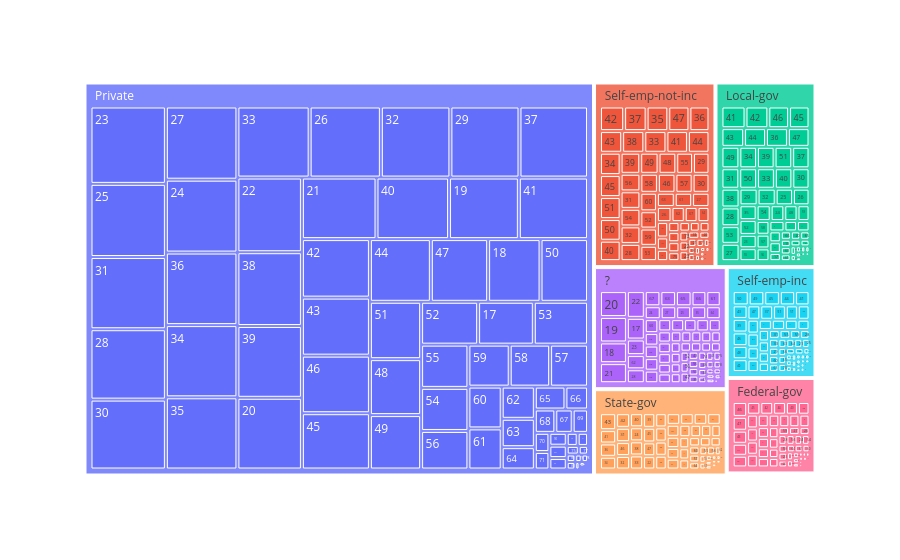

This figure's notebook cell:
### Code cell
grafico = px.treemap(df_census, path=['workclass', 'age'])
grafico.show()

### Figure 1 — Plotly figure (JSON) as saved in the notebook; plotly's stock layout.template omitted (floating-point values rounded to 4 significant figures; data arrays with more than 128 entries replaced by an {"elided": "..."} marker saying what was removed)
{"data": [{"branchvalues": "total", "domain": {"x": [0, 1], "y": [0, 1]}, "hovertemplate": "labels=%{label}<br>count=%{value}<br>parent=%{parent}<br>id=%{id}<extra></extra>", "ids": {"elided": "490 str values"}, "labels": {"elided": "490 str values"}, "name": "", "parents": {"elided": "490 str values"}, "type": "treemap", "values": {"elided": "490 int values"}}], "layout": {"legend": {"tracegroupgap": 0}, "margin": {"t": 60}}}
